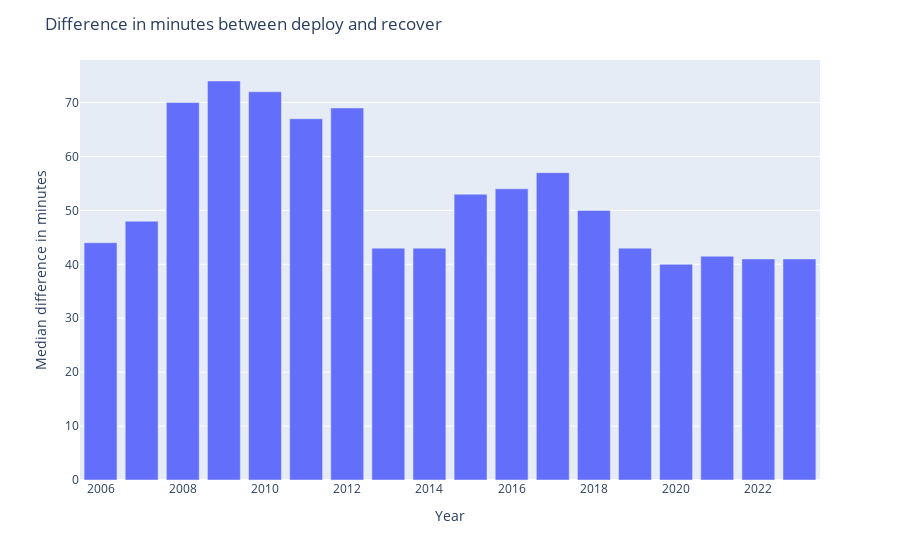

The notebook cell saved with this chart:
### Code cell
time_diff = raw_data["time_of_recovery"] - raw_data["time_of_deployment"]
time_diff = pd.DataFrame(
    {
        "year": raw_data["time_of_deployment"].dt.year,
        "time_diff": time_diff.dt.total_seconds() / 60,  # in minutes
    }
)

fig = (
    time_diff[time_diff["time_diff"] > 0]
    .groupby("year")
    .median()
    .reset_index()
    .plot(
        x="year",
        y=["time_diff"],
        kind="bar",
    )
)

# change x and y labels
fig.update_layout(
    xaxis_title="Year",
    yaxis_title="Median difference in minutes",
    title="Difference in minutes between deploy and recover",
)
# no legend
fig.update_layout(showlegend=False)
fig.show()

### Figure 1 — Plotly figure (JSON) as saved in the notebook; plotly's stock layout.template omitted (floating-point values rounded to 4 significant figures)
{"data": [{"alignmentgroup": "True", "hovertemplate": "variable=time_diff<br>year=%{x}<br>value=%{y}<extra></extra>", "legendgroup": "time_diff", "marker": {"color": "#636efa", "pattern": {"shape": ""}}, "name": "time_diff", "offsetgroup": "time_diff", "orientation": "v", "showlegend": true, "textposition": "auto", "type": "bar", "x": [2006, 2007, 2008, 2009, 2010, 2011, 2012, 2013, 2014, 2015, 2016, 2017, 2018, 2019, 2020, 2021, 2022, 2023], "xaxis": "x", "y": [44, 48, 70, 74, 72, 67, 69, 43, 43, 53, 54, 57, 50, 43, 40, 41.5, 41, 41], "yaxis": "y"}], "layout": {"barmode": "relative", "legend": {"title": {"text": "variable"}, "tracegroupgap": 0}, "margin": {"t": 60}, "showlegend": false, "title": {"text": "Difference in minutes between deploy and recover"}, "xaxis": {"anchor": "y", "domain": [0, 1], "title": {"text": "Year"}}, "yaxis": {"anchor": "x", "domain": [0, 1], "title": {"text": "Median difference in minutes"}}}}
